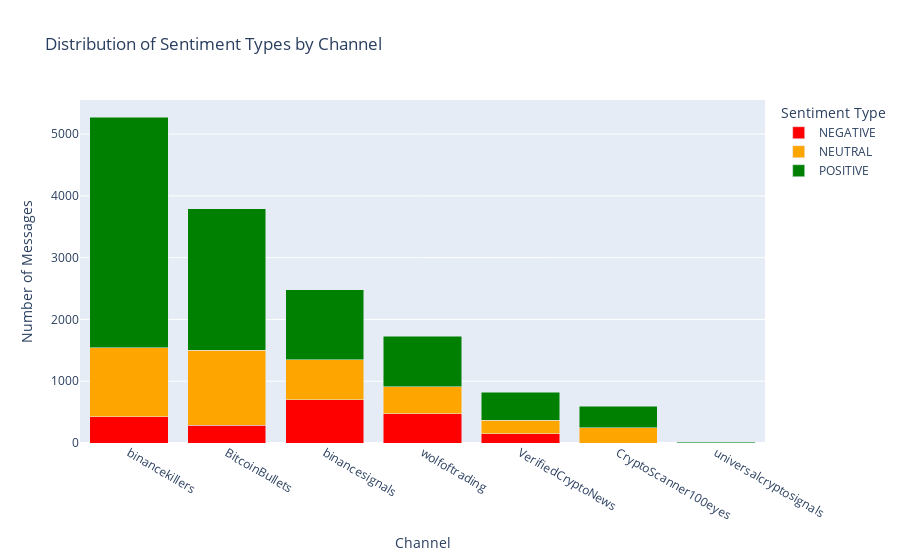

Source (notebook cell):
### Code cell
import plotly.express as px

# Calculate the number of messages for each sentiment type in each channel
sentiment_counts_per_channel = telegram_df.groupby(['channel', 'sentiment_type']).size().reset_index(name='count')

# Create an interactive stacked bar chart with Plotly Express
fig = px.bar(sentiment_counts_per_channel, x='channel', y='count', color='sentiment_type',
             title='Distribution of Sentiment Types by Channel',
             labels={'count': 'Number of Messages', 'channel': 'Channel', 'sentiment_type': 'Sentiment Type'},
             color_discrete_map={'POSITIVE': 'green', 'NEGATIVE': 'red', 'NEUTRAL': 'orange'})

# Improve the layout of the chart for better visualization
fig.update_layout(xaxis_title='Channel',
                  yaxis_title='Number of Messages',
                  legend_title='Sentiment Type',
                  xaxis={'categoryorder':'total descending'},
                  barmode='stack')

# Show the chart
fig.show()

### Figure 1 — Plotly figure (JSON) as saved in the notebook; plotly's stock layout.template omitted (floating-point values rounded to 4 significant figures)
{"data": [{"alignmentgroup": "True", "hovertemplate": "Sentiment Type=NEGATIVE<br>Channel=%{x}<br>Number of Messages=%{y}<extra></extra>", "legendgroup": "NEGATIVE", "marker": {"color": "red", "pattern": {"shape": ""}}, "name": "NEGATIVE", "offsetgroup": "NEGATIVE", "orientation": "v", "showlegend": true, "textposition": "auto", "type": "bar", "x": ["BitcoinBullets", "VerifiedCryptoNews", "binancekillers", "binancesignals", "universalcryptosignals", "wolfoftrading"], "xaxis": "x", "y": [285, 149, 427, 704, 4, 475], "yaxis": "y"}, {"alignmentgroup": "True", "hovertemplate": "Sentiment Type=NEUTRAL<br>Channel=%{x}<br>Number of Messages=%{y}<extra></extra>", "legendgroup": "NEUTRAL", "marker": {"color": "orange", "pattern": {"shape": ""}}, "name": "NEUTRAL", "offsetgroup": "NEUTRAL", "orientation": "v", "showlegend": true, "textposition": "auto", "type": "bar", "x": ["BitcoinBullets", "CryptoScanner100eyes", "VerifiedCryptoNews", "binancekillers", "binancesignals", "wolfoftrading"], "xaxis": "x", "y": [1216, 249, 222, 1116, 642, 434], "yaxis": "y"}, {"alignmentgroup": "True", "hovertemplate": "Sentiment Type=POSITIVE<br>Channel=%{x}<br>Number of Messages=%{y}<extra></extra>", "legendgroup": "POSITIVE", "marker": {"color": "green", "pattern": {"shape": ""}}, "name": "POSITIVE", "offsetgroup": "POSITIVE", "orientation": "v", "showlegend": true, "textposition": "auto", "type": "bar", "x": ["BitcoinBullets", "CryptoScanner100eyes", "VerifiedCryptoNews", "binancekillers", "binancesignals", "universalcryptosignals", "wolfoftrading"], "xaxis": "x", "y": [2291, 344, 450, 3732, 1136, 13, 823], "yaxis": "y"}], "layout": {"autosize": true, "barmode": "stack", "legend": {"title": {"text": "Sentiment Type"}, "tracegroupgap": 0}, "title": {"text": "Distribution of Sentiment Types by Channel"}, "xaxis": {"anchor": "y", "autorange": true, "categoryorder": "total descending", "domain": [0, 1], "range": [-0.5, 6.5], "title": {"text": "Channel"}, "type": "category"}, "yaxis": {"anchor": "x", "autorange": true, "domain": [0, 1], "range": [0, 5553.0], "title": {"text": "Number of Messages"}, "type": "linear"}}}
